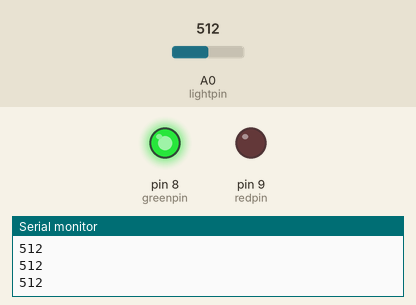
The sketch below on a simulated Arduino Uno, built with avr-gcc and run on an emulated ATmega328P. On the bench: output pins drawn as LEDs (lit = HIGH), the last lines printed to the serial monitor. The inputs (shaded band) are chosen by the test bench; at power-on: A0 (lightpin) = 512.

Above: at 1.2 s.
1.3 s: A0 (lightpin) set to 362
2.9 s: A0 (lightpin) set to 342
At 3.5 s:
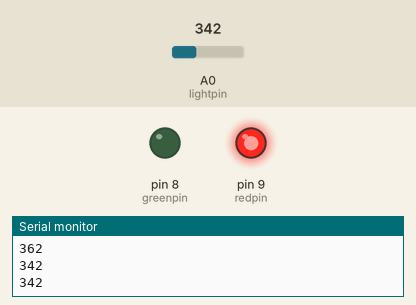
4.7 s: A0 (lightpin) set to 360
At 5.5 s:
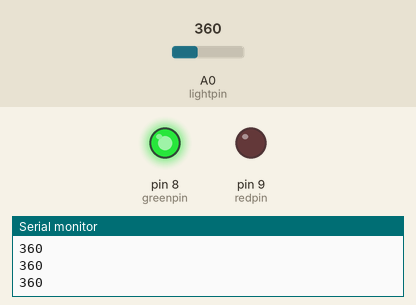
6.5 s: A0 (lightpin) set to 340
At 7.5 s:
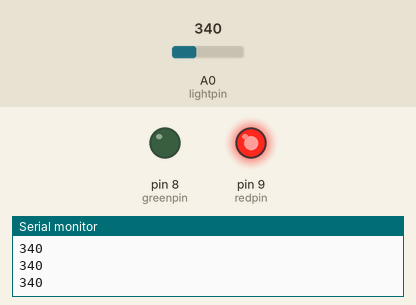
Timing chart, 0 to 9.2 s (numbered marks = the images above; inputs shaded):
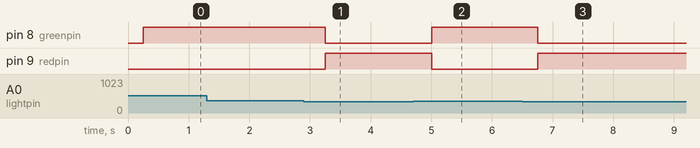

The sketch:

ldr.ino
```cpp
int lightpin=A0;
int lightval;
int redpin=9;
int greenpin=8;
int wT=250;
void setup() {
  // put your setup code here, to run once:
  pinMode(lightpin,INPUT);
  Serial.begin(9600);
  pinMode(redpin,OUTPUT);
  pinMode(greenpin,OUTPUT);
}

void loop() {
  // put your main code here, to run repeatedly:
  lightval=analogRead(lightpin);
  Serial.println(lightval);
  delay(wT);
  if(lightval>350){
    digitalWrite(greenpin,HIGH);
    digitalWrite(redpin,LOW);
  }
  if(lightval<350){
    digitalWrite(greenpin,LOW);
    digitalWrite(redpin,HIGH);
  }

}
```

Measured:
- the behaviour switches between 350 and 349 on A0 (lightpin) (found by bisection; images 0 and 1)
- after the input at 2.9 s, pin 8 (greenpin): HIGH → LOW after 0.35 s; pin 9 (redpin): LOW → HIGH after 0.35 s
- after the input at 4.7 s, pin 8 (greenpin): LOW → HIGH after 0.31 s; pin 9 (redpin): HIGH → LOW after 0.31 s
- after the input at 6.5 s, pin 8 (greenpin): HIGH → LOW after 0.26 s; pin 9 (redpin): LOW → HIGH after 0.26 s
